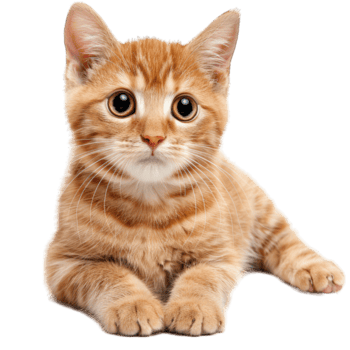
#> input picture tests/images/hairy-fluffy-cat-playing-png.png, 350 x 350 px
$ python -i ela.py   (imports and definitions only)
#> lines starting #> are read from the running program, lines starting #| are printed output that depends on the picture
### src/forensics/template.py
def forensic_result_template(test_name: str) -> dict:
    """
    Standard return structure for all forensic modules.
    Every forensic test MUST use this template.
    """

    return {
        "test_name": test_name,
        "score": 0.0,              # float between 0.0 and 1.0
        "confidence": 0.0,         # float between 0.0 and 1.0
        "verdict": "inconclusive", # "clean" | "suspicious" | "inconclusive"
        "details": {}              # dictionary containing structured evidence
    }

### src/forensics/ela.py
from PIL import Image, ImageChops, ImageEnhance
from .template import forensic_result_template
import tempfile
import os

def run(image_path: str) -> dict:
    result = forensic_result_template("Error Level Analysis (ELA)")

    temp_path = None

    try:
        with Image.open(image_path) as img:
#> img is the input picture: PIL image 350x350 P; mean R, G, B, A 131.8, 130.7, 95.1, 121.4
            original = img.convert("RGB")
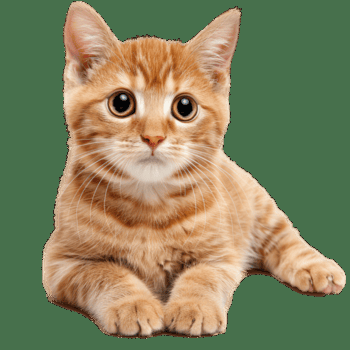
#> original: PIL image 350x350 RGB; mean R, G, B 131.8, 130.7, 95.1

        with tempfile.NamedTemporaryFile(delete=False, suffix=".jpg") as temp_file:
            temp_path = temp_file.name

        original.save(temp_path, "JPEG", quality=90)

        with Image.open(temp_path) as compressed:
            compressed = compressed.convert("RGB")
            ela_image = ImageChops.difference(original, compressed)
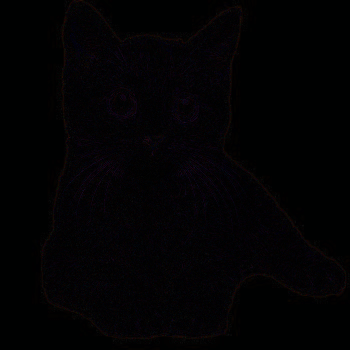
#> ela_image: PIL image 350x350 RGB; mean R, G, B 2.5, 1.9, 3.1

        extrema = ela_image.getextrema()
#> extrema = ((0, 43), (0, 23), (0, 38))
        max_diff = max(ex[1] for ex in extrema) if extrema else 1
#> max_diff = 43
        scale = 255.0 / max_diff if max_diff != 0 else 1
#> scale = 5.93
        ela_image = ImageEnhance.Brightness(ela_image).enhance(scale)
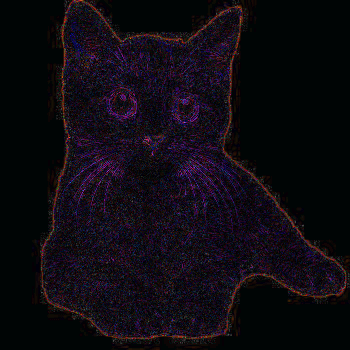
#> ela_image: PIL image 350x350 RGB; mean R, G, B 14.3, 10.8, 17.4

        pixels = list(ela_image.getdata())
#> pixels = 122500 items
        avg_diff = sum(sum(pixel) for pixel in pixels) / (len(pixels) * 3)
#> avg_diff = 14.16

        score = min(avg_diff / 255.0, 1.0)
#> score = 0.0555
        confidence = min(0.5 + score / 2, 1.0)
#> confidence = 0.528

        result["score"] = round(score, 3)
        result["confidence"] = round(confidence, 3)

        if score >= 0.6:
            result["verdict"] = "suspicious"
        elif score >= 0.3:
            result["verdict"] = "inconclusive"
        else:
            result["verdict"] = "clean"

        result["details"] = {
            "avg_pixel_difference": round(avg_diff, 3),
            "max_difference": max_diff
        }

    except Exception as e:
        result["score"] = 0.0
        result["confidence"] = 0.0
        result["verdict"] = "inconclusive"
        result["details"] = {"error": str(e)}

    finally:
        if temp_path and os.path.exists(temp_path):
            try:
                os.remove(temp_path)
            except OSError:
                pass

    return result

>>> result = run('../../tests/images/hairy-fluffy-cat-playing-png.png')
#> result = 5 items
